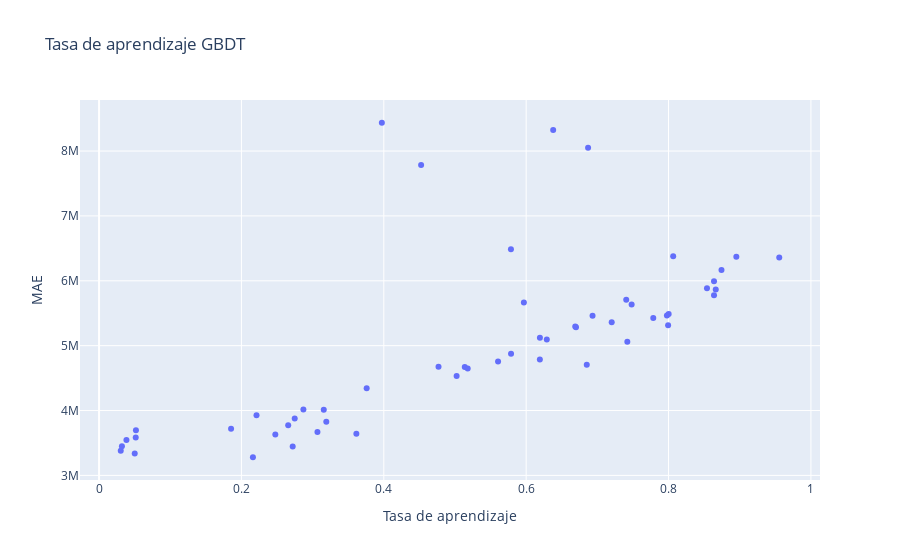

The notebook cell saved with this chart:
### Code cell
fig = go.Figure(data=go.Scatter(x = s, y = col, mode='markers'))
fig.update_layout(
    title = "Tasa de aprendizaje GBDT",
    xaxis_title = "Tasa de aprendizaje",
    yaxis_title = "MAE")
fig.show()
